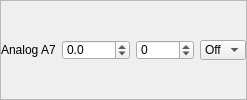
                 <widget class="QFrame" name="frmAnalog3">
                  <property name="frameShape">
                   <enum>QFrame::Shape::StyledPanel</enum>
                  </property>
                  <property name="frameShadow">
                   <enum>QFrame::Shadow::Raised</enum>
                  </property>
                  <layout class="QHBoxLayout" name="horizontalLayout_10">
                   <property name="spacing">
                    <number>6</number>
                   </property>
                   <property name="leftMargin">
                    <number>0</number>
                   </property>
                   <property name="topMargin">
                    <number>0</number>
                   </property>
                   <property name="rightMargin">
                    <number>0</number>
                   </property>
                   <property name="bottomMargin">
                    <number>0</number>
                   </property>
                   <item>
                    <widget class="QLabel" name="lblAn7">
                     <property name="sizePolicy">
                      <sizepolicy hsizetype="Maximum" vsizetype="Preferred">
                       <horstretch>0</horstretch>
                       <verstretch>0</verstretch>
                      </sizepolicy>
                     </property>
                     <property name="minimumSize">
                      <size>
                       <width>0</width>
                       <height>20</height>
                      </size>
                     </property>
                     <property name="maximumSize">
                      <size>
                       <width>16777215</width>
                       <height>20</height>
                      </size>
                     </property>
                     <property name="text">
                      <string>Analog A7</string>
                     </property>
                    </widget>
                   </item>
                   <item>
                    <widget class="QDoubleSpinBox" name="spnA3Gain">
                     <property name="minimumSize">
                      <size>
                       <width>0</width>
                       <height>20</height>
                      </size>
                     </property>
                     <property name="maximumSize">
                      <size>
                       <width>16777215</width>
                       <height>20</height>
                      </size>
                     </property>
                     <property name="decimals">
                      <number>1</number>
                     </property>
                     <property name="minimum">
                      <double>-3000.000000000000000</double>
                     </property>
                     <property name="maximum">
                      <double>3000.000000000000000</double>
                     </property>
                    </widget>
                   </item>
                   <item>
                    <widget class="QSpinBox" name="spnA3Off">
                     <property name="minimumSize">
                      <size>
                       <width>0</width>
                       <height>20</height>
                      </size>
                     </property>
                     <property name="maximumSize">
                      <size>
                       <width>16777215</width>
                       <height>20</height>
                      </size>
                     </property>
                     <property name="minimum">
                      <number>-2012</number>
                     </property>
                     <property name="maximum">
                      <number>2012</number>
                     </property>
                    </widget>
                   </item>
                   <item>
                    <widget class="QComboBox" name="cmbA3Ch">
                     <property name="sizePolicy">
                      <sizepolicy hsizetype="Maximum" vsizetype="Fixed">
                       <horstretch>0</horstretch>
                       <verstretch>0</verstretch>
                      </sizepolicy>
                     </property>
                     <property name="minimumSize">
                      <size>
                       <width>0</width>
                       <height>20</height>
                      </size>
                     </property>
                     <property name="maximumSize">
                      <size>
                       <width>16777215</width>
                       <height>20</height>
                      </size>
                     </property>
                     <item>
                      <property name="text">
                       <string>Off</string>
                      </property>
                     </item>
                     <item>
                      <property name="text">
                       <string>1</string>
                      </property>
                     </item>
                     <item>
                      <property name="text">
                       <string>2</string>
                      </property>
                     </item>
                     <item>
                      <property name="text">
                       <string>3</string>
                      </property>
                     </item>
                     <item>
                      <property name="text">
                       <string>4</string>
                      </property>
                     </item>
                     <item>
                      <property name="text">
                       <string>5</string>
                      </property>
                     </item>
                     <item>
                      <property name="text">
                       <string>6</string>
                      </property>
                     </item>
                     <item>
                      <property name="text">
                       <string>7</string>
                      </property>
                     </item>
                     <item>
                      <property name="text">
                       <string>8</string>
                      </property>
                     </item>
                     <item>
                      <property name="text">
                       <string>9</string>
                      </property>
                     </item>
                     <item>
                      <property name="text">
                       <string>10</string>
                      </property>
                     </item>
                     <item>
                      <property name="text">
                       <string>11</string>
                      </property>
                     </item>
                     <item>
                      <property name="text">
                       <string>12</string>
                      </property>
                     </item>
                     <item>
                      <property name="text">
                       <string>13</string>
                      </property>
                     </item>
                     <item>
                      <property name="text">
                       <string>14</string>
                      </property>
                     </item>
                     <item>
                      <property name="text">
                       <string>15</string>
                      </property>
                     </item>
                     <item>
                      <property name="text">
                       <string>16</string>
                      </property>
                     </item>
                    </widget>
                   </item>
                  </layout>
                 </widget>
